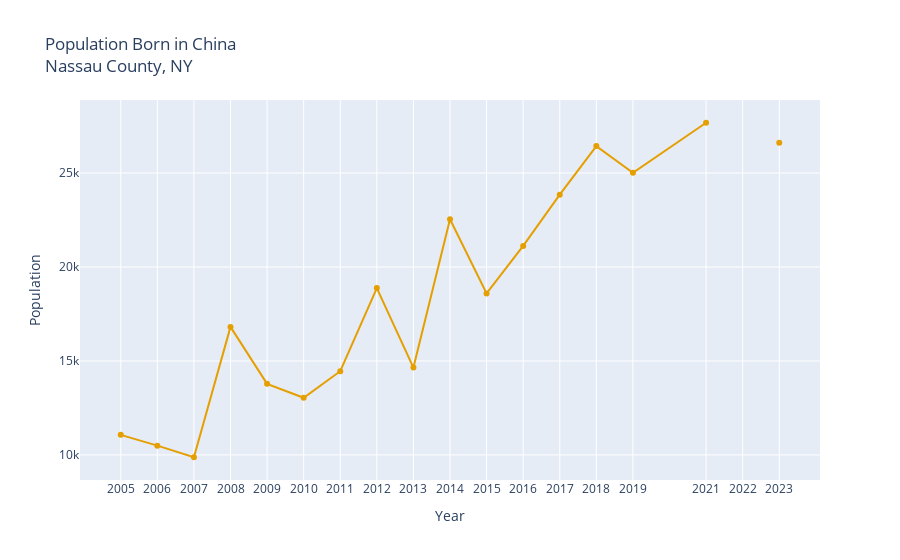

Notebook code for this chart:
### Markdown cell above
The warning means that the same variable (B05006_049E) had different labels over the years. In this case the labels include completely different places, and so treating the variable as a true time series would be a mistake.

The easiest way I know to find a label for different years is to search the API page for the table. 

 * For 2005-2008 visit https://api.census.gov/data/2005/acs/acs1/groups/B05006.html. Searching for "China" reveals it has variable `B05006_036E`. 
 * For 2012 visit https://api.census.gov/data/2012/acs/acs1/groups/B05006.html. Searching for "China" reveals it has variable `B05006_048E`.

 With this in mind we can splice the data together like this:

### Code cell
import pandas as pd

vintages1 = list(range(2005, 2009))
df1 = download_multiyear(
    dataset=ACS1,
    vintages=vintages1,
    download_variables="B05006_036E",
    state=NY,
    county=NASSAU,
)

# Skip 2012 (it had a different label) and 2020 (it was not published due to covid)
vintages2 = [year for year in range(2009, 2024) if year not in [2012, 2020]]
df2 = download_multiyear(
    dataset=ACS1,
    vintages=vintages2,
    download_variables="B05006_049E",
    state=NY,
    county=NASSAU,
)

vintages3 = [2012]
df3 = download_multiyear(
    dataset=ACS1,
    vintages=vintages3,
    download_variables="B05006_048E",
    state=NY,
    county=NASSAU,
)

df_china = pd.concat([df1, df2, df3]).sort_values("Year")
display(df_china)

graph_multiyear(df_china, "Population Born in China<br>Nassau County, NY", "Population")

### Figure 1 — Plotly figure (JSON) as saved in the notebook; plotly's stock layout.template omitted (floating-point values rounded to 4 significant figures)
{"data": [{"hovertemplate": "Year: %{x}<br>China: %{y:,}<extra></extra>", "line": {"color": "#E69F00"}, "mode": "lines+markers", "name": "China", "type": "scatter", "x": [2005, 2006, 2007, 2008, 2009, 2010, 2011, 2012, 2013, 2014, 2015, 2016, 2017, 2018, 2019, 2021, 2022, 2023], "y": [11070.0, 10500.0, 9878.0, 16810.0, 13780.0, 13040.0, 14460.0, 18880.0, 14650.0, 22540.0, 18600.0, 21120.0, 23850.0, 26430.0, 25010.0, 27680.0, NaN, 26610.0]}], "layout": {"title": {"text": "Population Born in China<br>Nassau County, NY"}, "xaxis": {"tickmode": "array", "ticktext": ["2005", "2006", "2007", "2008", "2009", "2010", "2011", "2012", "2013", "2014", "2015", "2016", "2017", "2018", "2019", "2021", "2022", "2023"], "tickvals": [2005, 2006, 2007, 2008, 2009, 2010, 2011, 2012, 2013, 2014, 2015, 2016, 2017, 2018, 2019, 2021, 2022, 2023], "title": {"text": "Year"}}, "yaxis": {"title": {"text": "Population"}}}}
